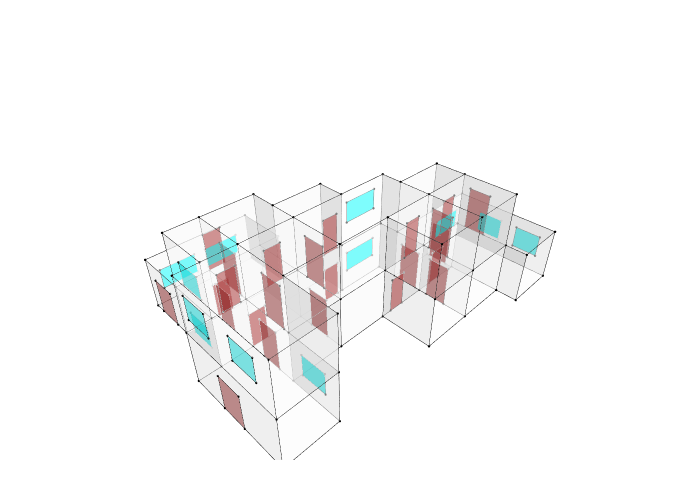

The notebook cell saved with this chart:
### Markdown cell above
## 4. Show Geometry

### Code cell
ap_cluster = Cluster.ByTopologies(aperture_faces)
Topology.Show(cc, ap_cluster,
              faceColorKey="color",
              faceOpacity=0.5,
              backgroundColor="white",
              width=700,
              height=500,
              renderer=renderer)

### Figure 1 — Plotly figure (JSON) as saved in the notebook; plotly's stock layout.template omitted (floating-point values rounded to 4 significant figures; data arrays with more than 128 entries replaced by an {"elided": "..."} marker saying what was removed)
{"data": [{"customdata": ["", "", "", "", "", "", "", "", "", "", "", "", "", "", "", "", "", "", "", "", "", "", "", "", "", "", "", "", "", "", "", "", "", "", "", "", "", "", "", "", "", "", "", "", "", "", "", "", "", "", "", "", "", "", "", "", "", "", "", "", "", "", "", "", "", "", "", "", "", "", "", "", "", "", "", "", "", "", "", ""], "hoverinfo": "text", "hovertemplate": ["Click ", "Click ", "Click ", "Click ", "Click ", "Click ", "Click ", "Click ", "Click ", "Click ", "Click ", "Click ", "Click ", "Click ", "Click ", "Click ", "Click ", "Click ", "Click ", "Click ", "Click ", "Click ", "Click ", "Click ", "Click ", "Click ", "Click ", "Click ", "Click ", "Click ", "Click ", "Click ", "Click ", "Click ", "Click ", "Click ", "Click ", "Click ", "Click ", "Click ", "Click ", "Click ", "Click ", "Click ", "Click ", "Click ", "Click ", "Click ", "Click ", "Click ", "Click ", "Click ", "Click ", "Click ", "Click ", "Click ", "Click ", "Click ", "Click ", "Click ", "Click ", "Click ", "Click ", "Click ", "Click ", "Click ", "Click ", "Click ", "Click ", "Click ", "Click ", "Click ", "Click ", "Click ", "Click ", "Click ", "Click ", "Click ", "Click ", "Click "], "hovertext": ["", "", "", "", "", "", "", "", "", "", "", "", "", "", "", "", "", "", "", "", "", "", "", "", "", "", "", "", "", "", "", "", "", "", "", "", "", "", "", "", "", "", "", "", "", "", "", "", "", "", "", "", "", "", "", "", "", "", "", "", "", "", "", "", "", "", "", "", "", "", "", "", "", "", "", "", "", "", "", ""], "legendgroup": "1", "legendrank": 1, "marker": {"color": ["#000000", "#000000", "#000000", "#000000", "#000000", "#000000", "#000000", "#000000", "#000000", "#000000", "#000000", "#000000", "#000000", "#000000", "#000000", "#000000", "#000000", "#000000", "#000000", "#000000", "#000000", "#000000", "#000000", "#000000", "#000000", "#000000", "#000000", "#000000", "#000000", "#000000", "#000000", "#000000", "#000000", "#000000", "#000000", "#000000", "#000000", "#000000", "#000000", "#000000", "#000000", "#000000", "#000000", "#000000", "#000000", "#000000", "#000000", "#000000", "#000000", "#000000", "#000000", "#000000", "#000000", "#000000", "#000000", "#000000", "#000000", "#000000", "#000000", "#000000", "#000000", "#000000", "#000000", "#000000", "#000000", "#000000", "#000000", "#000000", "#000000", "#000000", "#000000", "#000000", "#000000", "#000000", "#000000", "#000000", "#000000", "#000000", "#000000", "#000000"], "line": {"width": 0}, "opacity": 1, "size": [2.8, 2.8, 2.8, 2.8, 2.8, 2.8, 2.8, 2.8, 2.8, 2.8, 2.8, 2.8, 2.8, 2.8, 2.8, 2.8, 2.8, 2.8, 2.8, 2.8, 2.8, 2.8, 2.8, 2.8, 2.8, 2.8, 2.8, 2.8, 2.8, 2.8, 2.8, 2.8, 2.8, 2.8, 2.8, 2.8, 2.8, 2.8, 2.8, 2.8, 2.8, 2.8, 2.8, 2.8, 2.8, 2.8, 2.8, 2.8, 2.8, 2.8, 2.8, 2.8, 2.8, 2.8, 2.8, 2.8, 2.8, 2.8, 2.8, 2.8, 2.8, 2.8, 2.8, 2.8, 2.8, 2.8, 2.8, 2.8, 2.8, 2.8, 2.8, 2.8, 2.8, 2.8, 2.8, 2.8, 2.8, 2.8, 2.8, 2.8], "sizemode": "diameter", "symbol": "circle"}, "mode": "markers", "name": "1: Untitled (Vertices)", "showlegend": false, "text": ["", "", "", "", "", "", "", "", "", "", "", "", "", "", "", "", "", "", "", "", "", "", "", "", "", "", "", "", "", "", "", "", "", "", "", "", "", "", "", "", "", "", "", "", "", "", "", "", "", "", "", "", "", "", "", "", "", "", "", "", "", "", "", "", "", "", "", "", "", "", "", "", "", "", "", "", "", "", "", ""], "type": "scatter3d", "x": [13310, 16310, 16310, 13310, 10310, 13310, 16310, 16310, 10310, 16310, 16310, 13310, 10310, 10310, 16310, 13310, 16310, 16310, 13310, 10310, 10310, 13310, 10310, 13310, 10310, 10310, 13310, 16310, 13310, 16310, 19310, 19310, 19310, 19310, 7310, 7310, 7310, 7310, 19310, 19310, 16310, 13310, 7310, 7310, 10310, 7310, 7310, 10310, 7310, 10310, 19310, 19310, 7310, 5512.0, 4310, 4310, 7310, 5512.0, 4310, 4310, 22310, 22310, 19310, 22310, 22310, 19310, 19310, 7310, 4310, 4310, 5512.0, 5512.0, 5512.0, 5512.0, 11510.0, 5512.0, 11510.0, 11510.0, 5512.0, 11510.0], "y": [-760, -760, -760, -760, -3760, -3760, -3760, -1962.0, -760, -1962.0, -3760, -3760, -3760, -760, -760, -760, -1962.0, -3760, -3760, -3760, -760, 740, 740, 740, 740, 740, -6760, -6760, -6760, -6760, -3760, -1962.0, -3760, -1962.0, -3760, -760, -3760, -760, -1962.0, -3760, -6760, -6760, -3760, -760, 2240, 2240, 2240, 2240, 2240, 2240, -6760, -6760, -6760, -760, -760, -6760, -6760, -760, -760, -6760, -1962.0, -7962.0, -7962.0, -1962.0, -7962.0, -7962.0, -6760, -6760, -6760, -760, -760, 2240, 2240, 2240, 2240, 5240, 5240, 2240, 5240, 5240], "z": [6000, 6000, 3000, 3000, 6000, 6000, 6000, 6000, 6000, 3000, 3000, 3000, 3000, 3000, 0, 0, 0, 0, 0, 0, 0, 6000, 6000, 0, 3000, 0, 6000, 6000, 3000, 3000, 6000, 6000, 3000, 3000, 6000, 6000, 3000, 3000, 0, 0, 0, 0, 0, 0, 6000, 6000, 3000, 3000, 0, 0, 6000, 3000, 6000, 6000, 6000, 6000, 3000, 3000, 3000, 3000, 3000, 3000, 3000, 0, 0, 0, 0, 0, 0, 0, 0, 6000, 3000, 0, 3000, 3000, 3000, 0, 0, 0]}, {"hoverinfo": "text", "legendgroup": "2", "legendrank": 2, "line": {"color": "black", "dash": "solid", "width": 1}, "marker": {"size": 0}, "mode": "lines", "name": "1: Untitled (Edges)", "showlegend": false, "text": "", "type": "scatter3d", "x": {"elided": "474 float values"}, "y": {"elided": "474 float values"}, "z": {"elided": "474 int values"}}, {"cmax": 1, "cmin": 0, "color": "#FAFAFA", "colorscale": [[0, "#440154"], [0.1111, "#482878"], [0.2222, "#3e4989"], [0.3333, "#31688e"], [0.4444, "#26828e"], [0.5556, "#1f9e89"], [0.6667, "#35b779"], [0.7778, "#6ece58"], [0.8889, "#b5de2b"], [1, "#fde725"]], "facecolor": {"elided": "224 str values"}, "flatshading": true, "hoverinfo": "text", "hovertext": {"elided": "224 str values"}, "i": {"elided": "224 int values"}, "j": {"elided": "224 int values"}, "k": {"elided": "224 int values"}, "legendgroup": "3", "legendrank": 3, "lighting": {"facenormalsepsilon": 0}, "name": "1: Untitled (Faces)", "opacity": 0.5, "showlegend": false, "showscale": false, "text": {"elided": "224 str values"}, "type": "mesh3d", "x": [16310, 13310, 13310, 16310, 10310, 10310, 13310, 16310, 16310, 16310, 13310, 16310, 10310, 10310, 16310, 13310, 16310, 13310, 16310, 10310, 10310, 13310, 10310, 13310, 10310, 10310, 16310, 13310, 13310, 16310, 19310, 19310, 19310, 19310, 7310, 7310, 7310, 7310, 19310, 19310, 16310, 13310, 7310, 7310, 7310, 10310, 7310, 10310, 7310, 10310, 19310, 19310, 4310, 7310, 4310, 5512.0, 7310, 5512.0, 4310, 4310, 19310, 22310, 22310, 22310, 22310, 19310, 19310, 7310, 4310, 4310, 5512.0, 5512.0, 5512.0, 5512.0, 11510.0, 11510.0, 5512.0, 11510.0, 5512.0, 11510.0], "y": [-760, -760, -760, -760, -760, -3760, -3760, -1962.0, -3760, -1962.0, -3760, -3760, -3760, -760, -760, -760, -1962.0, -3760, -3760, -3760, -760, 740, 740, 740, 740, 740, -6760, -6760, -6760, -6760, -1962.0, -3760, -3760, -1962.0, -760, -3760, -3760, -760, -1962.0, -3760, -6760, -6760, -3760, -760, 2240, 2240, 2240, 2240, 2240, 2240, -6760, -6760, -6760, -6760, -760, -760, -6760, -760, -760, -6760, -7962.0, -7962.0, -1962.0, -1962.0, -7962.0, -7962.0, -6760, -6760, -6760, -760, -760, 2240, 2240, 2240, 2240, 5240, 5240, 2240, 5240, 5240], "z": [3000, 3000, 6000, 6000, 6000, 6000, 6000, 6000, 6000, 3000, 3000, 3000, 3000, 3000, 0, 0, 0, 0, 0, 0, 0, 6000, 6000, 0, 3000, 0, 6000, 6000, 3000, 3000, 6000, 6000, 3000, 3000, 6000, 6000, 3000, 3000, 0, 0, 0, 0, 0, 0, 6000, 6000, 3000, 3000, 0, 0, 6000, 3000, 6000, 6000, 6000, 6000, 3000, 3000, 3000, 3000, 3000, 3000, 3000, 0, 0, 0, 0, 0, 0, 0, 0, 6000, 3000, 0, 3000, 3000, 3000, 0, 0, 0]}, {"customdata": {"elided": "144 str values"}, "hoverinfo": "text", "hovertemplate": {"elided": "144 str values"}, "hovertext": {"elided": "144 str values"}, "legendgroup": "5", "legendrank": 5, "marker": {"color": {"elided": "144 str values"}, "line": {"width": 0}, "opacity": 1, "size": {"elided": "144 float values"}, "sizemode": "diameter", "symbol": "circle"}, "mode": "markers", "name": "2: Untitled (Vertices)", "showlegend": false, "text": {"elided": "144 str values"}, "type": "scatter3d", "x": {"elided": "144 float values"}, "y": {"elided": "144 float values"}, "z": {"elided": "144 float values"}}, {"hoverinfo": "text", "legendgroup": "6", "legendrank": 6, "line": {"color": "black", "dash": "solid", "width": 1}, "marker": {"size": 0}, "mode": "lines", "name": "2: Untitled (Edges)", "showlegend": false, "text": "", "type": "scatter3d", "x": {"elided": "432 float values"}, "y": {"elided": "432 float values"}, "z": {"elided": "432 float values"}}, {"cmax": 1, "cmin": 0, "color": "#FAFAFA", "colorscale": [[0, "#440154"], [0.1111, "#482878"], [0.2222, "#3e4989"], [0.3333, "#31688e"], [0.4444, "#26828e"], [0.5556, "#1f9e89"], [0.6667, "#35b779"], [0.7778, "#6ece58"], [0.8889, "#b5de2b"], [1, "#fde725"]], "facecolor": ["#A52A2A", "#A52A2A", "#A52A2A", "#A52A2A", "#A52A2A", "#A52A2A", "#A52A2A", "#A52A2A", "#A52A2A", "#A52A2A", "#A52A2A", "#A52A2A", "#A52A2A", "#A52A2A", "#A52A2A", "#A52A2A", "#A52A2A", "#A52A2A", "#A52A2A", "#A52A2A", "#A52A2A", "#A52A2A", "#A52A2A", "#A52A2A", "#A52A2A", "#A52A2A", "#A52A2A", "#A52A2A", "#A52A2A", "#A52A2A", "#A52A2A", "#A52A2A", "#A52A2A", "#A52A2A", "#A52A2A", "#A52A2A", "#A52A2A", "#A52A2A", "#A52A2A", "#A52A2A", "#A52A2A", "#A52A2A", "#A52A2A", "#A52A2A", "#A52A2A", "#A52A2A", "#A52A2A", "#A52A2A", "#00FFFF", "#00FFFF", "#00FFFF", "#00FFFF", "#00FFFF", "#00FFFF", "#00FFFF", "#00FFFF", "#00FFFF", "#00FFFF", "#00FFFF", "#00FFFF", "#00FFFF", "#00FFFF", "#00FFFF", "#00FFFF", "#00FFFF", "#00FFFF", "#00FFFF", "#00FFFF", "#00FFFF", "#00FFFF", "#00FFFF", "#00FFFF"], "flatshading": true, "hoverinfo": "text", "hovertext": ["Face_01", "Face_02", "Face_03", "Face_04", "Face_05", "Face_06", "Face_07", "Face_08", "Face_09", "Face_10", "Face_11", "Face_12", "Face_13", "Face_14", "Face_15", "Face_16", "Face_17", "Face_18", "Face_19", "Face_20", "Face_21", "Face_22", "Face_23", "Face_24", "Face_25", "Face_26", "Face_27", "Face_28", "Face_29", "Face_30", "Face_31", "Face_32", "Face_33", "Face_34", "Face_35", "Face_36", "Face_37", "Face_38", "Face_39", "Face_40", "Face_41", "Face_42", "Face_43", "Face_44", "Face_45", "Face_46", "Face_47", "Face_48", "Face_49", "Face_50", "Face_51", "Face_52", "Face_53", "Face_54", "Face_55", "Face_56", "Face_57", "Face_58", "Face_59", "Face_60", "Face_61", "Face_62", "Face_63", "Face_64", "Face_65", "Face_66", "Face_67", "Face_68", "Face_69", "Face_70", "Face_71", "Face_72"], "i": [0, 3, 4, 7, 8, 11, 12, 12, 16, 19, 20, 23, 24, 24, 28, 31, 32, 35, 36, 36, 40, 40, 44, 47, 48, 48, 52, 55, 56, 59, 60, 60, 64, 64, 68, 68, 72, 72, 76, 76, 80, 80, 84, 84, 88, 88, 92, 95, 96, 96, 100, 100, 104, 104, 108, 108, 112, 112, 116, 119, 120, 120, 124, 124, 128, 128, 132, 135, 136, 136, 140, 140], "j": [1, 1, 5, 5, 9, 9, 13, 14, 17, 17, 21, 21, 25, 26, 29, 29, 33, 33, 37, 38, 41, 42, 45, 45, 49, 50, 53, 53, 57, 57, 61, 62, 65, 66, 69, 70, 73, 74, 77, 78, 81, 82, 85, 86, 89, 90, 93, 93, 97, 98, 101, 102, 105, 106, 109, 110, 113, 114, 117, 116, 121, 122, 125, 126, 129, 130, 133, 132, 137, 138, 141, 142], "k": [2, 0, 6, 4, 10, 8, 14, 15, 18, 16, 22, 20, 26, 27, 30, 28, 34, 32, 38, 39, 42, 43, 46, 44, 50, 51, 54, 52, 58, 56, 62, 63, 66, 67, 70, 71, 74, 75, 78, 79, 82, 83, 86, 87, 90, 91, 94, 92, 98, 99, 102, 103, 106, 107, 110, 111, 114, 115, 118, 118, 122, 123, 126, 127, 130, 131, 134, 134, 138, 139, 142, 143], "legendgroup": "7", "legendrank": 7, "lighting": {"facenormalsepsilon": 0}, "name": "2: Untitled (Faces)", "opacity": 0.5, "showlegend": false, "showscale": false, "text": ["Face_01", "Face_02", "Face_03", "Face_04", "Face_05", "Face_06", "Face_07", "Face_08", "Face_09", "Face_10", "Face_11", "Face_12", "Face_13", "Face_14", "Face_15", "Face_16", "Face_17", "Face_18", "Face_19", "Face_20", "Face_21", "Face_22", "Face_23", "Face_24", "Face_25", "Face_26", "Face_27", "Face_28", "Face_29", "Face_30", "Face_31", "Face_32", "Face_33", "Face_34", "Face_35", "Face_36", "Face_37", "Face_38", "Face_39", "Face_40", "Face_41", "Face_42", "Face_43", "Face_44", "Face_45", "Face_46", "Face_47", "Face_48", "Face_49", "Face_50", "Face_51", "Face_52", "Face_53", "Face_54", "Face_55", "Face_56", "Face_57", "Face_58", "Face_59", "Face_60", "Face_61", "Face_62", "Face_63", "Face_64", "Face_65", "Face_66", "Face_67", "Face_68", "Face_69", "Face_70", "Face_71", "Face_72"], "type": "mesh3d", "x": {"elided": "144 float values"}, "y": {"elided": "144 float values"}, "z": {"elided": "144 float values"}}], "layout": {"autosize": true, "height": 500, "margin": {"b": 40, "l": 40, "r": 40, "t": 40}, "paper_bgcolor": "#FFFFFF", "plot_bgcolor": "#FFFFFF", "scene": {"aspectmode": "data", "camera": {"center": {"x": 0, "y": 0, "z": 0}, "eye": {"x": -1.25, "y": -1.25, "z": 1.25}, "projection": {"type": "perspective"}, "up": {"x": 0, "y": 0, "z": 1}}, "xaxis": {"visible": false}, "yaxis": {"visible": false}, "zaxis": {"visible": false}}, "showlegend": true, "width": 700, "xaxis": {"showgrid": false, "visible": false, "zeroline": false}, "yaxis": {"showgrid": false, "visible": false, "zeroline": false}}}
